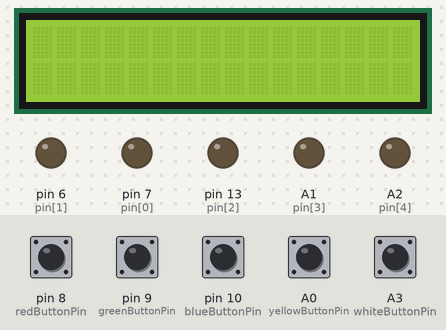
A sketch run on a simulated Arduino Uno, built with avr-gcc and run on an emulated ATmega328P. Parts: 16×2 character LCD, output pins drawn as LEDs (lit = HIGH). Inputs (shaded band) come from the test bench; at power-on: A0 (yellowButtonPin), A3 (whiteButtonPin), pin 8 (redButtonPin), pin 9 (greenButtonPin), pin 10 (blueButtonPin) HIGH. Random numbers use the default seed unless the sketch sets one; what the sketch prints to the serial monitor is not drawn.

Above: at 1.2 s.
1.3 s: pin 8 (redButtonPin) pulled LOW for 0.15 s
At 1.37 s:
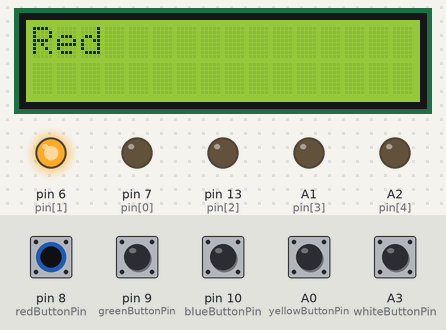
2.9 s: pin 10 (blueButtonPin) pulled LOW for 0.15 s
At 2.97 s:
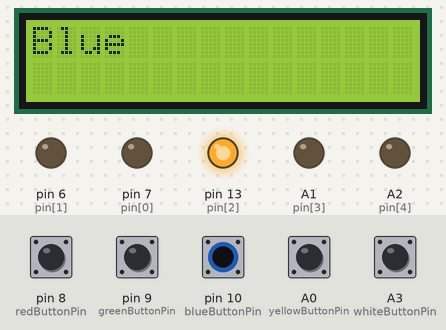
4.5 s: pin 9 (greenButtonPin) pulled LOW for 0.15 s
At 4.57 s:
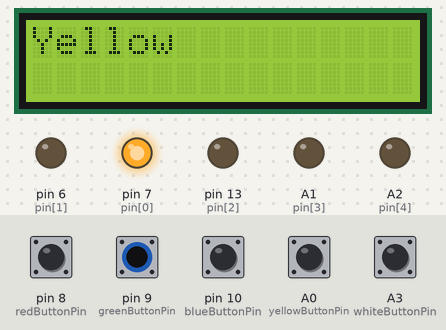
6.1 s: pin 8 (redButtonPin) pulled LOW for 1 s
At 6.8 s:
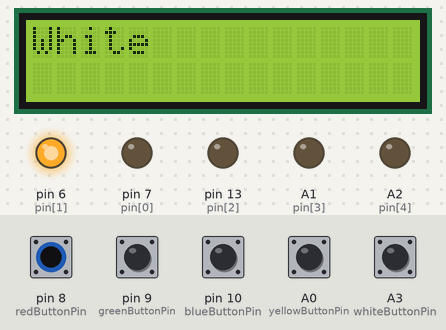
8.6 s: A3 (whiteButtonPin) pulled LOW for 0.15 s
At 8.67 s:
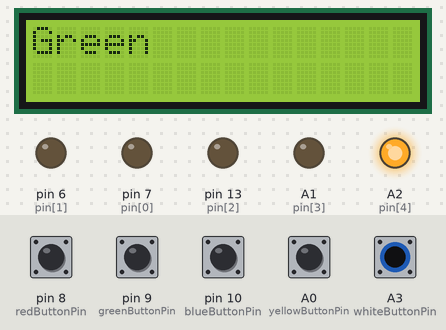
10.2 s: A0 (yellowButtonPin) pulled LOW for 0.15 s
At 10.27 s:
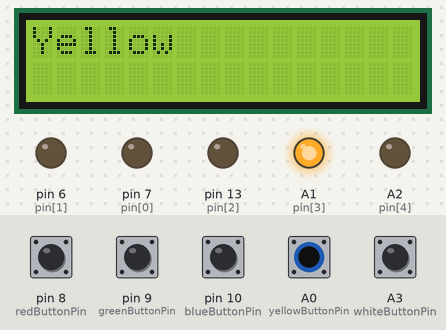
Timing chart, 0 to 12.8 s (numbered marks = the images above; inputs shaded):
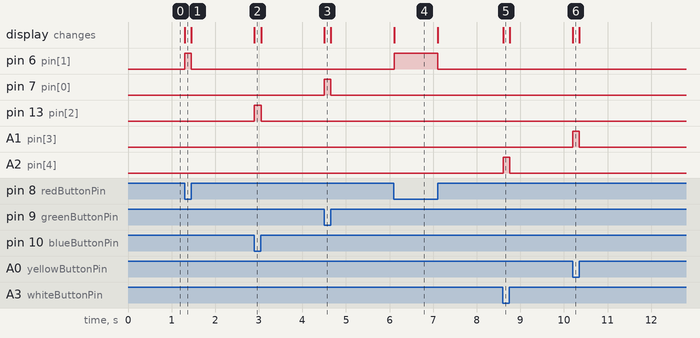

Measured:
- after the input at 1.3 s, pin 6 (pin[1]): LOW → HIGH at once, → LOW 0.15 s later; the display: changes at once (image 1)
- after the input at 2.9 s, pin 13 (pin[2]): LOW → HIGH at once, → LOW 0.15 s later; the display: changes at once (image 2)
- after the input at 4.5 s, pin 7 (pin[0]): LOW → HIGH at once, → LOW 0.15 s later; the display: changes at once (image 3)
- after the input at 6.1 s, pin 6 (pin[1]): LOW → HIGH at once, → LOW 1.0 s later; the display: changes at once (image 4)
- after the input at 8.6 s, A2 (pin[4]): LOW → HIGH at once, → LOW 0.15 s later; the display: changes at once (image 5)
- after the input at 10.2 s, A1 (pin[3]): LOW → HIGH at once, → LOW 0.15 s later; the display: changes at once (image 6)

The sketch:

LCD_Display_Focus_on_Color.ino
```cpp
#include <LiquidCrystal.h>

const int rs=12, en=11, d4=5, d5=4, d6=3, d7=2, redButtonPin=8, greenButtonPin=9, blueButtonPin=10, pin[5]={7,6,13, A1, A2};
const String color[5]={"Green","Red","Blue", "White", "Yellow"};
String  randPin;
LiquidCrystal lcd(rs, en, d4, d5, d6, d7);
int randNumber, randDelay,redButtonState=LOW, greenButtonState=LOW, blueButtonState=LOW, yellowButtonState=LOW, whiteButtonState=LOW, state=0, randN;
unsigned long  newT, oldT, deltaT;
#define yellowButtonPin A0
#define whiteButtonPin A3
void setup() {
  lcd.begin(16,2);
  pinMode(redButtonPin, INPUT);
  pinMode(greenButtonPin, INPUT);
  pinMode(blueButtonPin, INPUT);
  pinMode(yellowButtonPin, INPUT);
  pinMode(whiteButtonPin, INPUT);
  pinMode(6, OUTPUT);
  pinMode(7, OUTPUT);
  pinMode(13, OUTPUT);
  pinMode(A1, OUTPUT);
  pinMode(A2, OUTPUT);
  randomSeed(analogRead(0));
  Serial.begin(9600);
}

void loop() {
  // put your main code here, to run repeatedly:
  randDelay=random(100, 500);
  redButtonState=digitalRead(redButtonPin);
  greenButtonState=digitalRead(greenButtonPin);
  blueButtonState=digitalRead(blueButtonPin);
  yellowButtonState=digitalRead(yellowButtonPin);
  whiteButtonState=digitalRead(whiteButtonPin);
  if(state==0){
    randNumber=random(5);
    randN=random(5);
    randPin=color[randN];
    if(randNumber==0 && greenButtonState==LOW){
      lcd.print(randPin);
      digitalWrite(7, HIGH);
      oldT=millis();
      state=1;
    }
    else if(randNumber==1 && redButtonState==LOW){
      lcd.print(randPin);
      digitalWrite(6, HIGH);
      oldT=millis();
      state=1;
    }
    else if (randNumber==2 && blueButtonState==LOW){
      lcd.print(randPin);
      digitalWrite(13, HIGH);
      oldT=millis();
      state=1;
    }
    else if(randNumber==3 && yellowButtonState==LOW){
      lcd.print(randPin);
      digitalWrite(A1, HIGH);
      oldT=millis();
      state=1;
    }
    else if(randNumber==4 && whiteButtonState==LOW){
      lcd.print(randPin);
      digitalWrite(A2, HIGH);
      oldT=millis();
      state=1;
    }
  }
  if(state==1){
    if((randNumber==0 && greenButtonState==HIGH) || (randNumber==1 && redButtonState==HIGH) || (randNumber==2 && blueButtonState==HIGH)|| (randNumber==3 && yellowButtonState==HIGH)||(randNumber==4 && whiteButtonState==HIGH)){
      newT=millis();
      lcd.clear();
      digitalWrite(pin[randNumber], LOW);
      state=0;
      deltaT=newT-oldT;
      Serial.println(deltaT);
      delay(randDelay);
    }
  }

}
```
